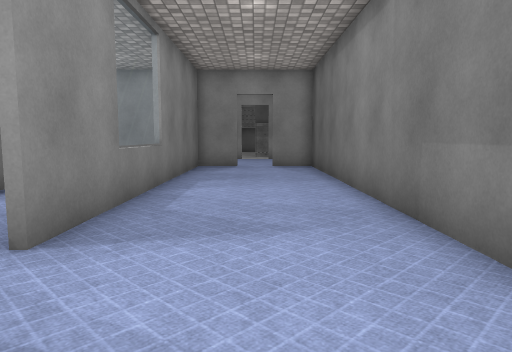
view 1 (above)

24 first-person views from a walk through a 3-D level made in the Unity game engine. The camera is 1.2 m above the floor, tilts 6° down and sees 70° across. The floor is counted in squares, 1 m on a side. Each view is taken from the middle of a square. On the plan, view 1 faces up. The plan holds only what a view shows up to about 15 squares ahead; the rest is blank. The place goes on beyond the plan. Some animated figures are not drawn. Surface patterns are stand-ins for the level's own textures.

view 2
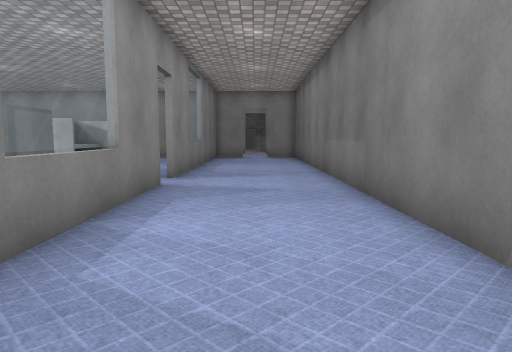

view 3
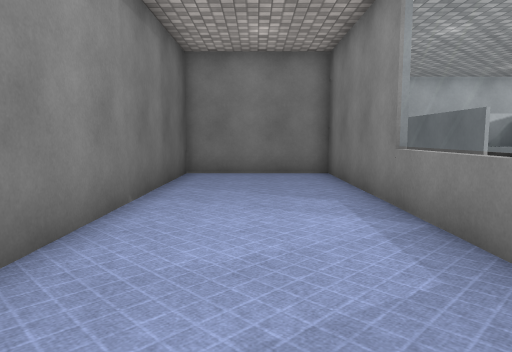

view 4
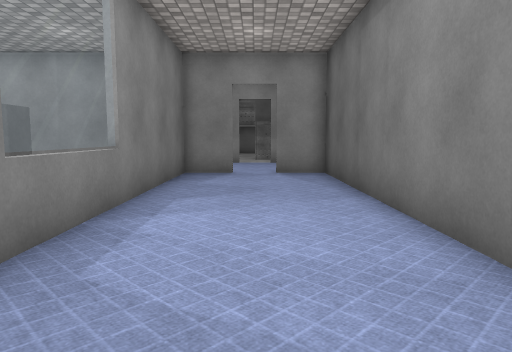

view 5
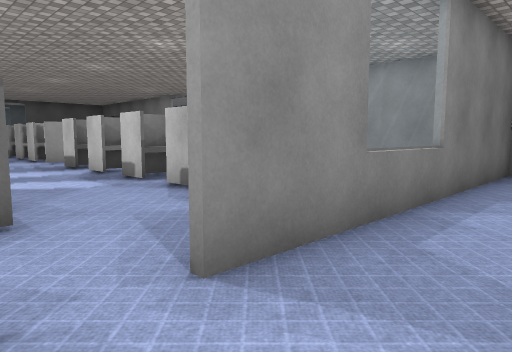

view 6
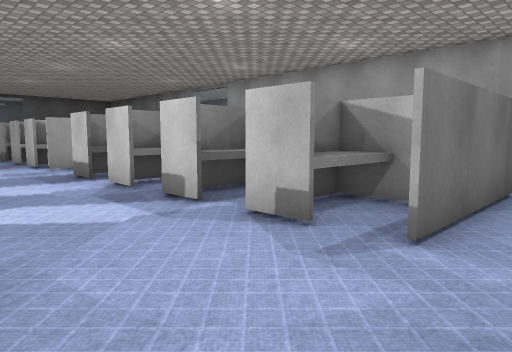

view 7
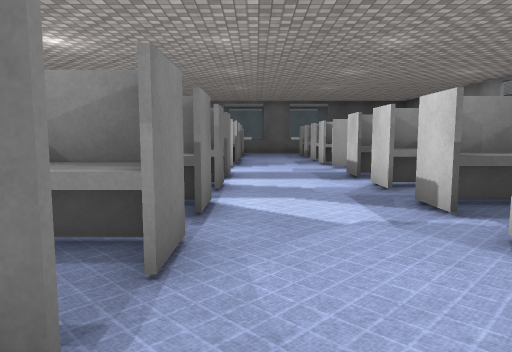

view 8
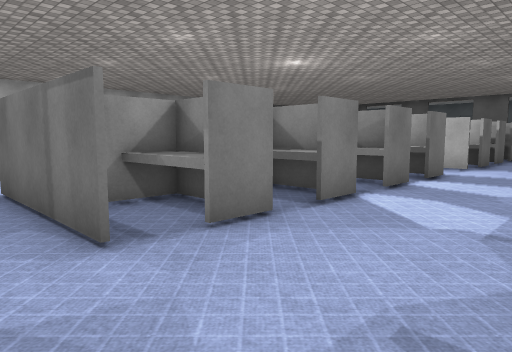

view 9
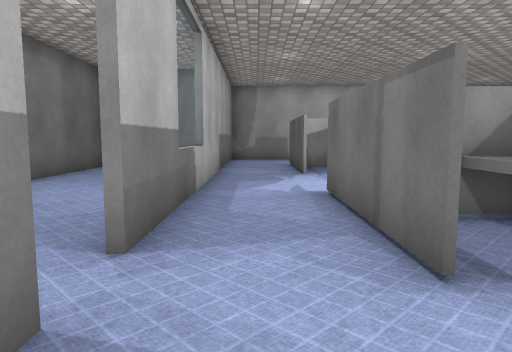

view 10
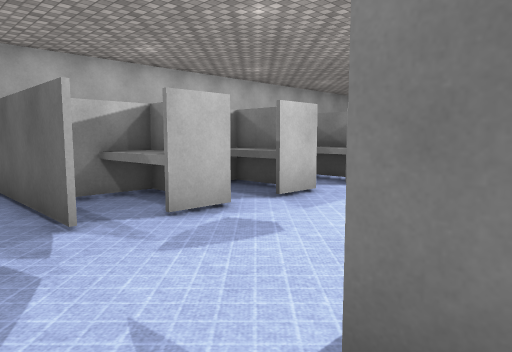

view 11
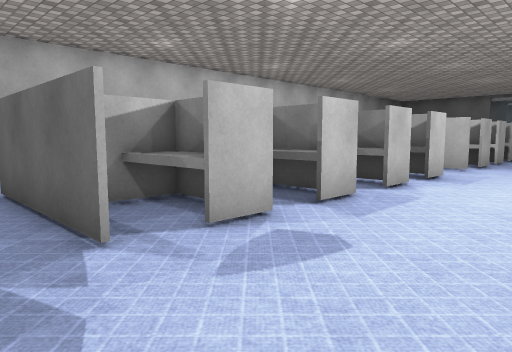

view 12
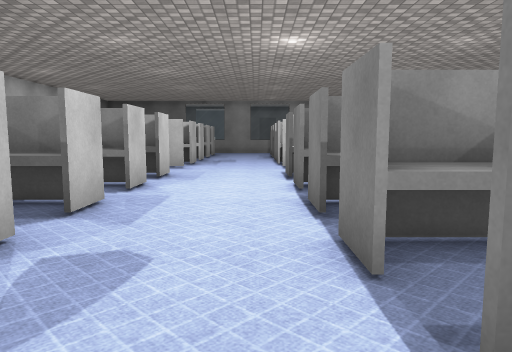

view 13
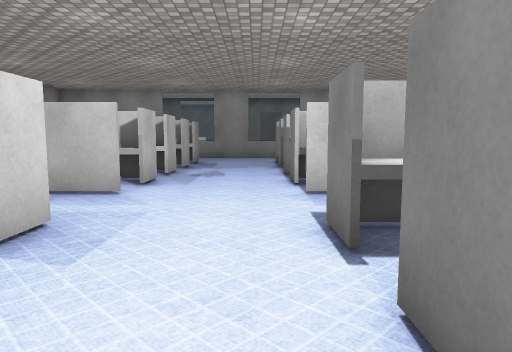

view 14
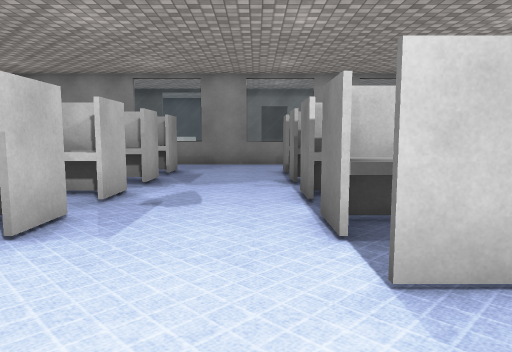

view 15
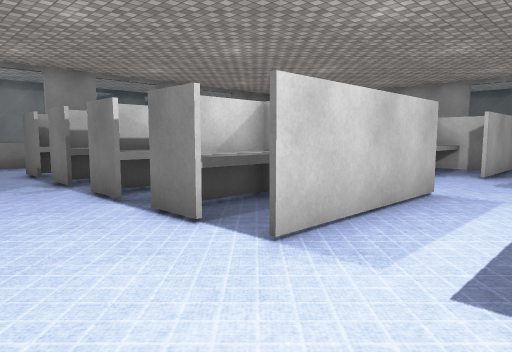

view 16
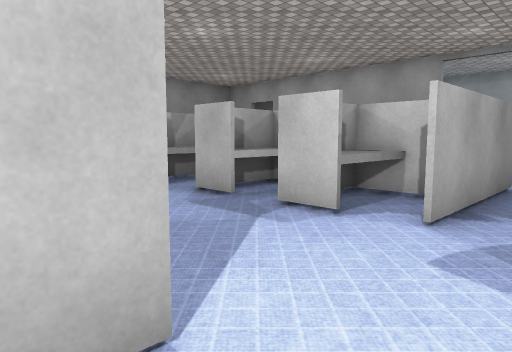

view 17
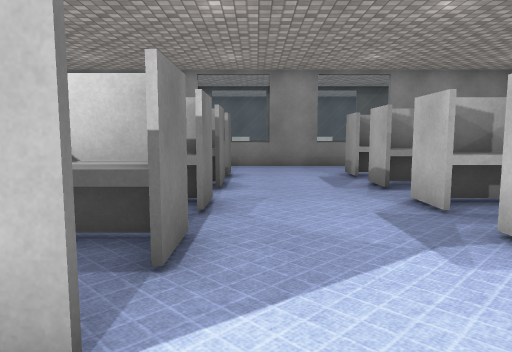

view 18
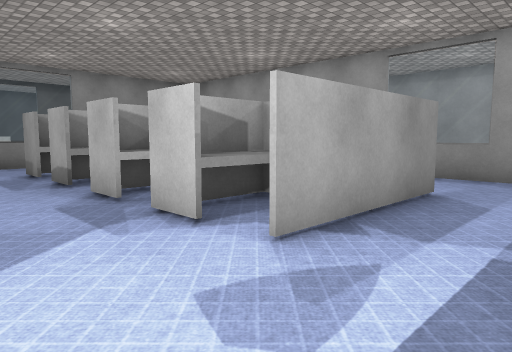

view 19
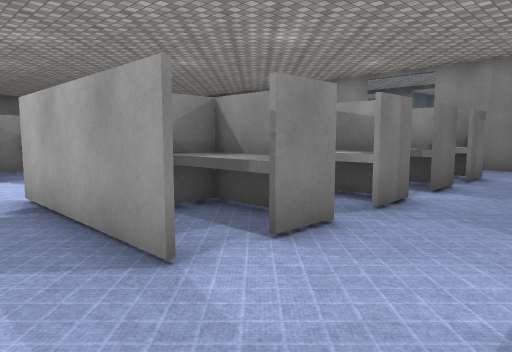

view 20
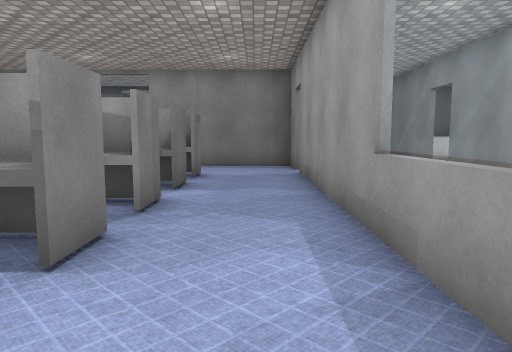

view 21
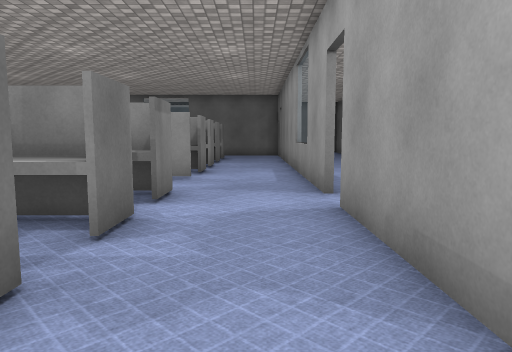

view 22
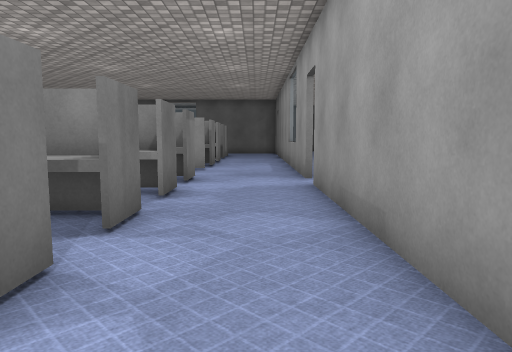

view 23
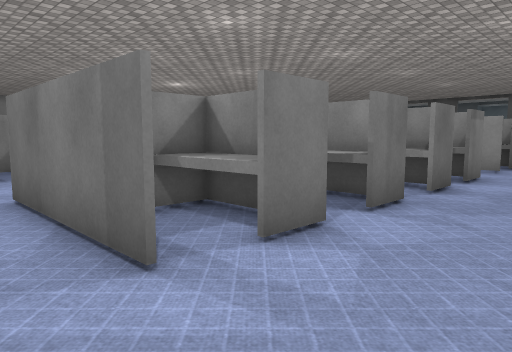

view 24
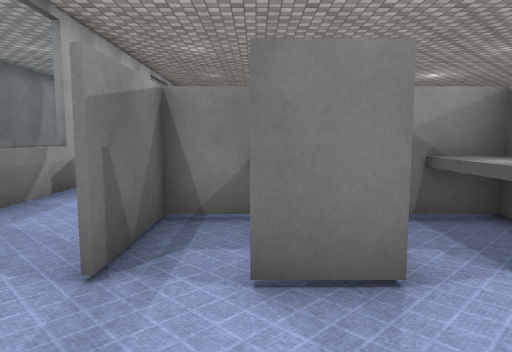

### Floor plan
Key: @ floor where view 1 was taken; # wall or solid block; x gap in a wall; . floor; = window, fence, low wall or low ledge; ^ raised ledge.
Columns run from 33 left of view 1 to 2 right of it. Each row starts with its distance up from view 1.
 21  ## ####    ##
 20
 19
 18
 17            ...                  ...
 16  ## ########===###.########## ###.##
 15  ........................... .#....#
 14  ............................ #....#
 13  .............................#....#
 12 #...#^.#.#^.#^#..#^.#^#^.#x#..#....#
 11 #   # .# #^.#^#..# .#^#^.#^#..#....#
 10        # #  ^^#..   ^ #^##^#..#....#
  9       .###^.#^#..   # #^.#^#..=....#
  8 =   # .#.#^.#^#..# .#^#^.#^#..=....#
  7 =...##.#.##.#^#..##.#^##.#x#..=....#
  6  .............................#....#
  5  .............................#....#
  4  .............................#....#
  3  ...#^.#.#^.#^#..#^.#^#^.#x#.......#
  2            .#^#..# .#^#^.#^#..#....#
  1             ^^#..     #  #^#..#....#
  0            .#^#..     #  #^#..#..@.#
 -1 =   # .# #^.#^#..#^   #  #^#..=....#
 -2 =...##.#.##.#^#..##.#^##.#x#..=....#
 -3   ............................=....#
 -4   ............................#....#
 -5   ............................#....#
 -6   ..#^.#.#^.#^#..#^.#^#^.#x#..#....#
 -7       .# #^.# #..# .#^#^.#^#..#....#
 -8                     ^ #^ #^#..#....#
 -9                           ^#..######
-10                            #.
-11                            #

Positions as (right, up) in squares from view 1, and headings:
1: (0, 0), facing up
2: (0, -7), facing up
3: (0, 3), facing down
4: (0, 3), facing up
5: (0, 2), facing up-left
6: (-4, 3), facing up-left
7: (-4, 4), facing left
8: (-4, 7), facing down-left
9: (-4, 6), facing down
10: (-4, -1), facing down-left
11: (-4, -2), facing down-left
12: (-4, -3), facing left
13: (-11, -3), facing left
14: (-16, -3), facing left
15: (-16, -5), facing up-left
16: (-17, 2), facing up-left
17: (-17, 4), facing left
18: (-16, 4), facing up-left
19: (-17, 15), facing down-left
20: (-17, 14), facing left
21: (-8, 14), facing left
22: (-5, 14), facing left
23: (-4, 15), facing down-left
24: (-7, 15), facing down
